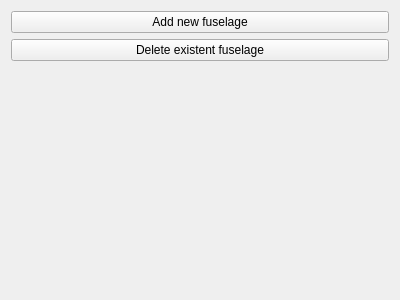
<?xml version="1.0" encoding="UTF-8"?>
<ui version="4.0">
 <class>ModificatorFuselagesWidget</class>
 <widget class="QWidget" name="ModificatorFuselagesWidget">
  <property name="geometry">
   <rect>
    <x>0</x>
    <y>0</y>
    <width>400</width>
    <height>300</height>
   </rect>
  </property>
  <property name="windowTitle">
   <string>Form</string>
  </property>
  <layout class="QVBoxLayout" name="verticalLayout">
   <item>
    <widget class="QPushButton" name="addNewFuselageBtn">
     <property name="text">
      <string>Add new fuselage</string>
     </property>
    </widget>
   </item>
   <item>
    <widget class="QPushButton" name="deleteFuselageBtn">
     <property name="text">
      <string>Delete existent fuselage</string>
     </property>
    </widget>
   </item>
   <item>
    <spacer name="verticalSpacer">
     <property name="orientation">
      <enum>Qt::Vertical</enum>
     </property>
     <property name="sizeHint" stdset="0">
      <size>
       <width>20</width>
       <height>40</height>
      </size>
     </property>
    </spacer>
   </item>
  </layout>
 </widget>
 <resources/>
 <connections/>
</ui>
